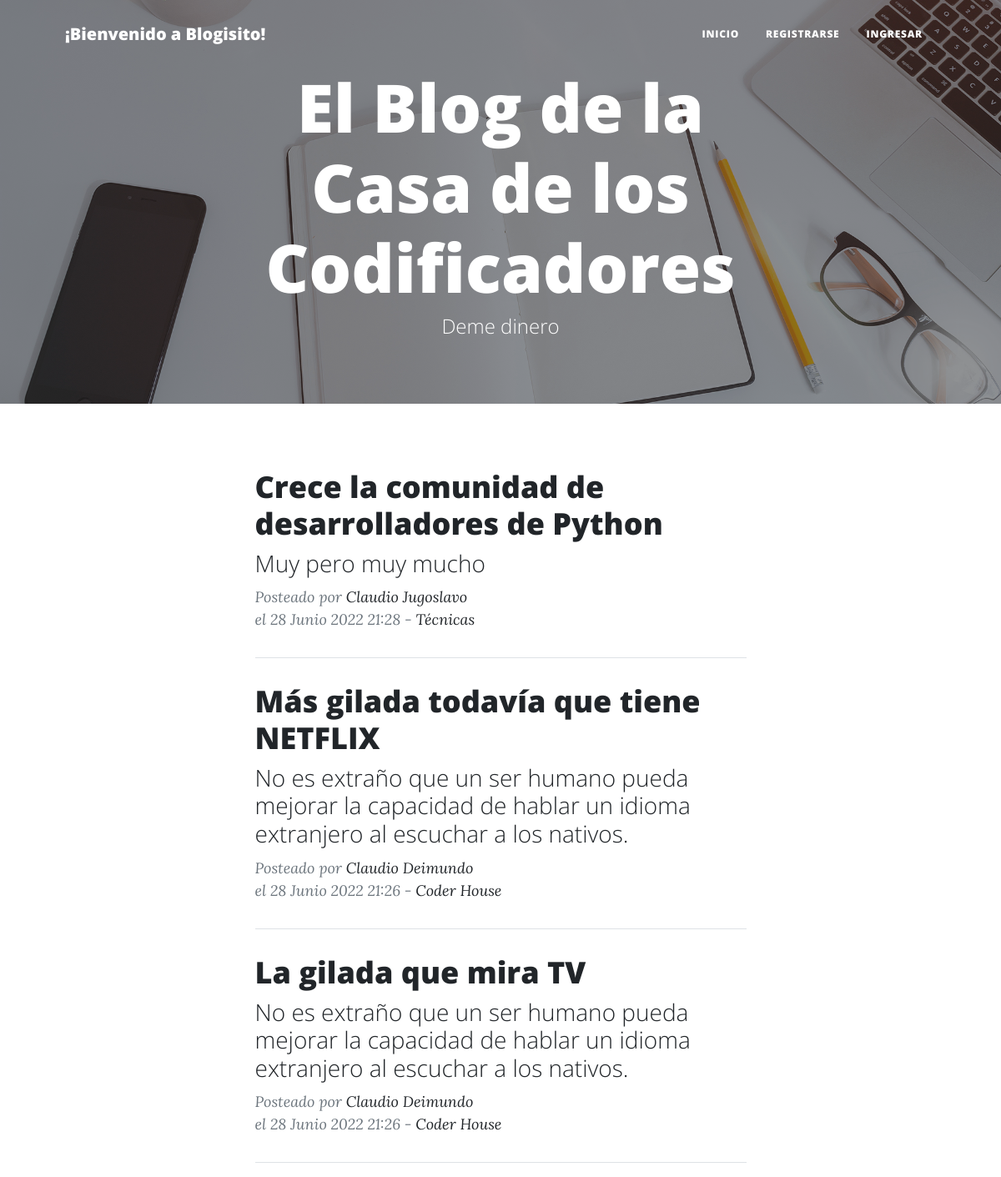
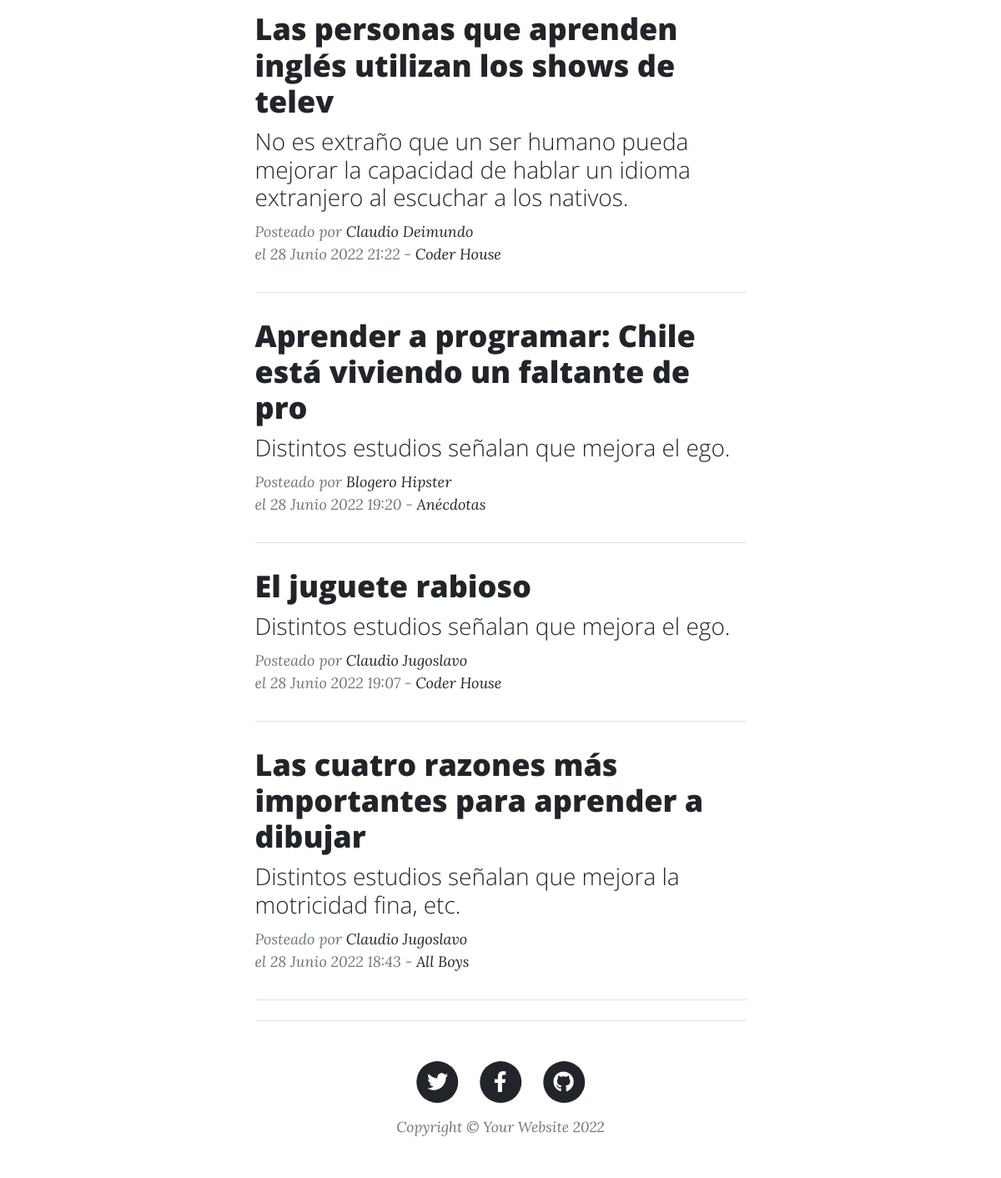
The page / on the database its author committed (2 pictures, top to bottom).
### app_blog/models.py (models this page shows, shortened)
class Posteo(models.Model):
    titulo = models.CharField(max_length=60)
    subtitulo = models.CharField(max_length=120)
    autor = models.ForeignKey(User, on_delete=models.CASCADE)
    fecha_publicacion = models.DateTimeField(auto_now_add=True)
    contenido = models.TextField()
    imagen = models.ImageField(upload_to='blog/images', blank=True)
    categoria = models.CharField(max_length=100, default='General')
    url = models.SlugField(max_length=264, unique=True, null=True)

### app_blog/views.py (the view)
# urls.py: path('', Home.as_view(), name='index'),
class Home(ListView):
    model = Posteo
    template_name = 'index.html'
    ordering = ['-fecha_publicacion']

### app_blog/templates/index.html (shortened to what this page needs)
{%extends 'main.html'%}
{%load static%}
{%block contenido%}
    <header class="index">
            <div class="container position-relative px-4 px-lg-5">
                <div class="row gx-4 gx-lg-5 justify-content-center">
                    <div class="col-md-10 col-lg-8 col-xl-7">
                        <div class="site-heading">
                            <h1>El Blog de la Casa de los Codificadores</h1>
                            <span class="subheading">Deme dinero</span>
                        </div>
                    </div>
                </div>
            </div>
        </header>
        <div class="container px-4 px-lg-5">
            <div class="row gx-4 gx-lg-5 justify-content-center">
                <div class="col-md-10 col-lg-8 col-xl-7">
                    {% for x in object_list %}
                    <div class="post-preview">
                        <a href="{% url 'post' x.url %}">
                            <h2 class="post-title"> {{ x.titulo }} </h2>
                            <h3 class="post-subtitle"> {{ x.subtitulo }} </h3>
                        </a>
                        <p class="post-meta">
                            Posteado por
                            <a href="#!">{{ x.autor.first_name }} {{ x.autor.last_name }}</a><br/>
                            el {{ x.fecha_publicacion }} - <a href="{% url 'categoria' x.categoria %} ">{{ x.categoria }}</a>
                        </p>
                        <hr class="my-4" />
                    {% endfor %}
                </div>
            </div>
        </div>
        <footer class="border-top">
            <div class="container px-4 px-lg-5">
                <div class="row gx-4 gx-lg-5 justify-content-center">
                    <div class="col-md-10 col-lg-8 col-xl-7">
                        <ul class="list-inline text-center">
                            <li class="list-inline-item">
                                <a href="#!">
                                    <span class="fa-stack fa-lg">
                                        <i class="fas fa-circle fa-stack-2x"></i>
                                        <i class="fab fa-twitter fa-stack-1x fa-inverse"></i>
                                    </span>
                                </a>
                            </li>
                            <li class="list-inline-item">
                                <a href="#!">
                                    <span class="fa-stack fa-lg">
                                        <i class="fas fa-circle fa-stack-2x"></i>
                                        <i class="fab fa-facebook-f fa-stack-1x fa-inverse"></i>
                                    </span>
                                </a>
                            </li>
                            <li class="list-inline-item">
                                <a href="#!">
                                    <span class="fa-stack fa-lg">
                                        <i class="fas fa-circle fa-stack-2x"></i>
                                        <i class="fab fa-github fa-stack-1x fa-inverse"></i>
                                    </span>
                                </a>
                            </li>
                        </ul>
                        <div class="small text-center text-muted fst-italic">Copyright &copy; Your Website 2022</div>
                    </div>
                </div>
            </div>
        </footer>
    </body>
</html>
{%endblock%}

### app_blog/templates/main.html (shortened to what this page needs)
<!DOCTYPE html>
{%load static%}
<html lang="en">
    <head>
        <link href="{% static 'app_blog/css/styles.css'%}" rel="stylesheet" />
    </head>
    <body>
        <nav class="navbar navbar-expand-lg navbar-light" id="mainNav">
            <div class="container px-4 px-lg-5">
                <a class="navbar-brand" href="{%url 'index'%}">¡Bienvenido a Blogisito!</a>
                <div class="collapse navbar-collapse" id="navbarResponsive">
                    <ul class="navbar-nav ms-auto py-4 py-lg-0">
                        {% if user.is_authenticated %}
                            <li class="nav-item"><a class="nav-link px-lg-3 py-3 py-lg-4" href="{%url 'index'%}">Inicio</a></li>
                            <li class="nav-item"><a class="nav-link px-lg-3 py-3 py-lg-4" href="{%url 'cargapost'%}">Cargar post</a></li>
                            <li class="nav-item"><a class="nav-link px-lg-3 py-3 py-lg-4" href="{%url 'cargacategoria'%}">Nueva categoría</a></li>
                            <li class="nav-item"><a class="nav-link px-lg-3 py-3 py-lg-4" href="{%url 'logout'%}">Logout</a></li>
                        {% else %}
                            <li class="nav-item"><a class="nav-link px-lg-3 py-3 py-lg-4" href="{%url 'index'%}">Inicio</a></li>
                            <li class="nav-item"><a class="nav-link px-lg-3 py-3 py-lg-4" href="{%url 'registro'%}">Registrarse</a></li>
                            <li class="nav-item"><a class="nav-link px-lg-3 py-3 py-lg-4" href="{%url 'login'%}">Ingresar</a></li>
                        {% endif %}
                    </ul>
                </div>
            </div>
        </nav>
{%block contenido%}
{%endblock%}

### rows shown on the page
Posteo: titulo "Crece la comunidad de desarrolladores de Python", subtitulo "Muy pero muy mucho", autor.first_name "Claudio", autor.last_name "Jugoslavo", fecha_publicacion "28 Junio 2022 21:28", categoria "Técnicas"
Posteo: titulo "Más gilada todavía que tiene NETFLIX", subtitulo "No es extraño que un ser humano pueda mejorar la capacidad de hablar un idioma extranjero al escuchar a los nativos.", autor.first_name "Claudio", autor.last_name "Deimundo", fecha_publicacion "28 Junio 2022 21:26", categoria "Coder House"
Posteo: titulo "La gilada que mira TV", subtitulo "No es extraño que un ser humano pueda mejorar la capacidad de hablar un idioma extranjero al escuchar a los nativos.", autor.first_name "Claudio", autor.last_name "Deimundo", fecha_publicacion "28 Junio 2022 21:26", categoria "Coder House"
Posteo: titulo "Las personas que aprenden inglés utilizan los shows de telev", subtitulo "No es extraño que un ser humano pueda mejorar la capacidad de hablar un idioma extranjero al escuchar a los nativos.", autor.first_name "Claudio", autor.last_name "Deimundo", fecha_publicacion "28 Junio 2022 21:22", categoria "Coder House"
Posteo: titulo "Aprender a programar: Chile está viviendo un faltante de pro", subtitulo "Distintos estudios señalan que mejora el ego.", autor.first_name "Blogero", autor.last_name "Hipster", fecha_publicacion "28 Junio 2022 19:20", categoria "Anécdotas"
Posteo: titulo "El juguete rabioso", subtitulo "Distintos estudios señalan que mejora el ego.", autor.first_name "Claudio", autor.last_name "Jugoslavo", fecha_publicacion "28 Junio 2022 19:07", categoria "Coder House"
Posteo: titulo "Las cuatro razones más importantes para aprender a dibujar", subtitulo "Distintos estudios señalan que mejora la motricidad fina, etc.", autor.first_name "Claudio", autor.last_name "Jugoslavo", fecha_publicacion "28 Junio 2022 18:43", categoria "All Boys"
